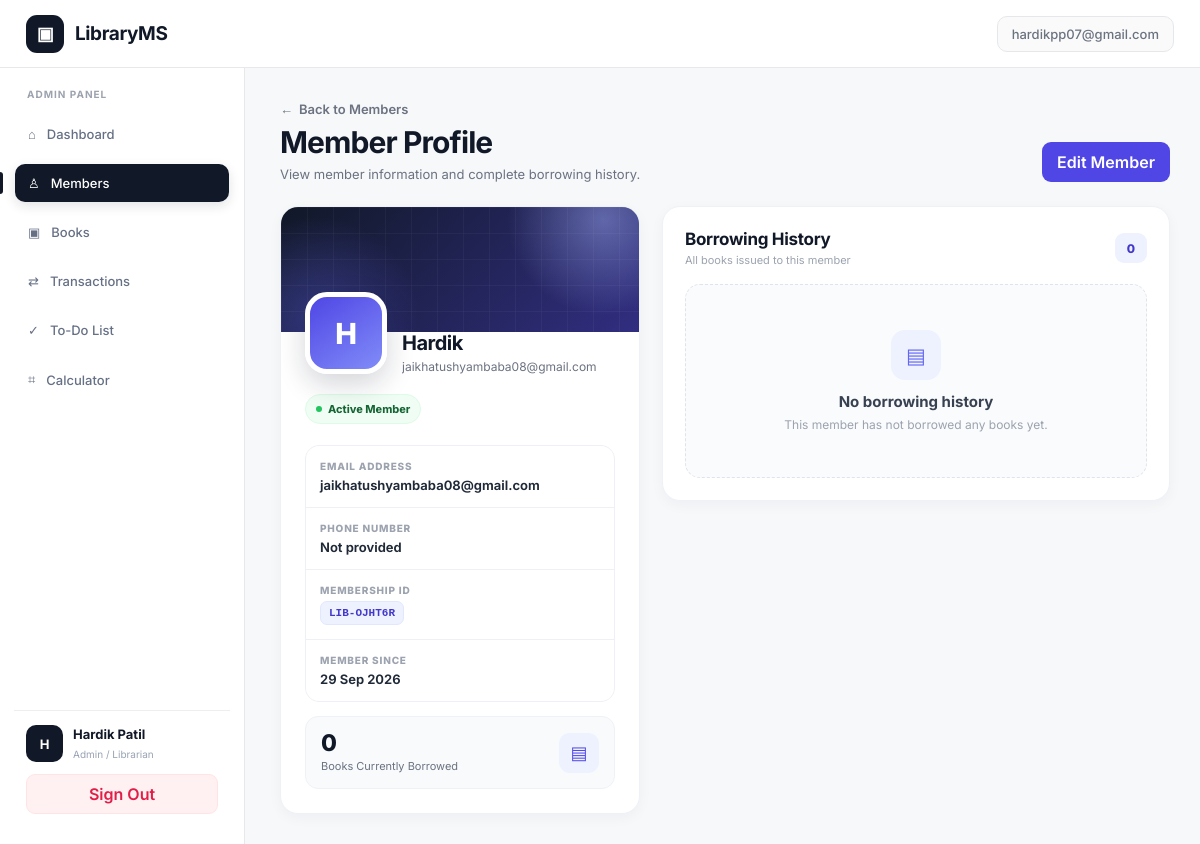
The app's page /members/1 (signed in) with its own data.
### tables this page shows
CREATE TABLE users (
        id INTEGER PRIMARY KEY AUTOINCREMENT,
        email TEXT NOT NULL UNIQUE COLLATE NOCASE,
        password_hash TEXT NOT NULL,
        name TEXT NOT NULL,
        role TEXT NOT NULL DEFAULT 'member',
        created_at TEXT NOT NULL
    );

CREATE TABLE members (
        id INTEGER PRIMARY KEY AUTOINCREMENT,
        name TEXT NOT NULL,
        email TEXT NOT NULL,
        phone TEXT DEFAULT '',
        membership_id TEXT NOT NULL UNIQUE,
        borrowed_books INTEGER NOT NULL DEFAULT 0,
        created_at TEXT NOT NULL,
        updated_at TEXT NOT NULL
    );

### app.py (the view)
@app.route('/members/<int:member_id>')
@admin_required
def member_profile(member_id):
    db=get_db(); member=db.execute('SELECT * FROM members WHERE id=?',(member_id,)).fetchone()
    if not member: abort(404)
    txs=[enrich_tx(r) for r in db.execute('SELECT * FROM transactions WHERE member_id=? ORDER BY issued_at DESC',(member_id,)).fetchall()]
    return render_template('member_profile.html', member=member, transactions=txs)

### templates/member_profile.html (shortened to what this page needs)
{% extends 'base.html' %}
{% block content %}
<div class="profile-page">
    <div class="profile-top">
        <div>
            <a class="profile-breadcrumb"
               href="{{ url_for('members') }}">
                <span>←</span>
                <span>Back to Members</span>
            </a>
            <h1 class="profile-title">
                Member Profile
            </h1>
            <p class="profile-subtitle">
                View member information and complete borrowing history.
            </p>
        </div>
        <button
            class="btn btn-primary"
            type="button"
            onclick="openModal('editMember')">
            Edit Member
        </button>
    </div>
    <div class="profile-layout">
        <section class="card profile-card">
            <div class="member-cover">
                <div class="member-cover-pattern"></div>
            </div>
            <div class="member-main">
                <div class="member-identity">
                    <div class="profile-avatar-large">
                        {{ member.name[0]|upper }}
                    </div>
                    <div>
                        <h2 class="member-name">
                            {{ member.name }}
                        </h2>
                        <div class="member-email">
                            {{ member.email }}
                        </div>
                    </div>
                </div>
                <div class="member-status">
                    <span class="status-dot"></span>
                    Active Member
                </div>
                <div class="member-details">
                    <div class="member-detail">
                        <span class="detail-label">
                            Email Address
                        </span>
                        <div class="detail-value">
                            {{ member.email }}
                        </div>
                    </div>
                    <div class="member-detail">
                        <span class="detail-label">
                            Phone Number
                        </span>
                        <div class="detail-value">
                            {{ member.phone or 'Not provided' }}
                        </div>
                    </div>
                    <div class="member-detail">
                        <span class="detail-label">
                            Membership ID
                        </span>
                        <div class="detail-value">
                            <code class="membership-code">
                                {{ member.membership_id }}
                            </code>
                        </div>
                    </div>
                    <div class="member-detail">
                        <span class="detail-label">
                            Member Since
                        </span>
                        <div class="detail-value">
                            {{ fmt_date(member.created_at) }}
                        </div>
                    </div>
                </div>
                <div class="borrowed-box">
                    <div>
                        <div class="borrowed-number">
                            {{ member.borrowed_books }}
                        </div>
                        <div class="borrowed-label">
                            Books Currently Borrowed
                        </div>
                    </div>
                    <div class="borrowed-icon">
                        ▤
                    </div>
                </div>
            </div>
        </section>
        <section class="card history-card">
            <div class="history-head">
                <div>
                    <h2 class="history-title">
                        Borrowing History
                    </h2>
                    <div class="history-caption">
                        All books issued to this member
                    </div>
                </div>
                <div class="history-count">
                    {{ transactions|length }}
                </div>
            </div>
            {% if transactions %}
            <div class="transaction-list">
                {% for tx in transactions %}
                <div class="transaction-item">
                    <div class="transaction-top">
                        <div class="book-info">
                            <h3 class="book-title">
                                {{ tx.book_title }}
                            </h3>
                            <div class="transaction-meta">
                                Issued:
                                <strong>
                                    {{ fmt_date(tx.issued_at) }}
                                </strong>
                                <span> · </span>
                                Due:
                                <span class="{{ 'due-overdue' if tx.status == 'overdue' else '' }}">
                                    {{ fmt_date(tx.due_date) }}
                                </span>
                            </div>
                        </div>
                        <span class="transaction-badge badge-{{ tx.status }}">
                            {{ tx.status|title }}
                        </span>
                    </div>
                    {% if tx.calculated_fine %}
                    <div class="fine-box">
                        <span class="fine-label">
                            Outstanding Fine
                        </span>
                        <span class="fine-amount">
                            ₹{{ tx.calculated_fine }}
                        </span>
                    </div>
                    {% endif %}
                </div>
                {% endfor %}
            </div>
            {% else %}
            <div class="profile-empty">
                <div class="empty-icon">
                    ▤
                </div>
                <h3>
                    No borrowing history
                </h3>
                <p>
                    This member has not borrowed any books yet.
                </p>
            </div>
            {% endif %}
        </section>
    </div>
</div>
{% endblock %}

### templates/base.html (shortened to what this page needs)
<!doctype html>
<html lang="en">
<head>
    <link rel="stylesheet"
          href="{{ url_for('static', filename='style.css') }}">
</head>
<body>
<div class="app">
    <header class="topbar">
        <a class="brand"
           href="{{ url_for('dashboard') }}">
            <span class="brand-icon">▣</span>
            <span>LibraryMS</span>
        </a>
        {% if user %}
            <span class="user-mini">
                {{ user['email'] }}
            </span>
        {% endif %}
    </header>
    <div class="layout">
        <aside class="sidebar">
            <div class="nav-title">
                {{ 'Admin Panel' if user and user['role']=='admin' else 'Library' }}
            </div>
            <nav class="nav">
                <a
                    class="{{ 'active' if request.endpoint=='dashboard' else '' }}"
                    href="{{ url_for('dashboard') }}"
                >
                    <span>⌂</span>
                    <span>Dashboard</span>
                </a>
                {% if user and user['role']=='admin' %}
                <a
                    class="{{ 'active' if request.endpoint in ['members','member_profile'] else '' }}"
                    href="{{ url_for('members') }}"
                >
                    <span>♙</span>
                    <span>Members</span>
                </a>
                {% endif %}
                <a
                    class="{{ 'active' if request.endpoint=='books' else '' }}"
                    href="{{ url_for('books') }}"
                >
                    <span>▣</span>
                    <span>
                        {{ 'Books' if user and user['role']=='admin'
                           else 'Browse Books' }}
                    </span>
                </a>
                {% if user and user['role']=='admin' %}
                <a
                    class="{{ 'active' if request.endpoint=='transactions' else '' }}"
                    href="{{ url_for('transactions') }}"
                >
                    <span>⇄</span>
                    <span>Transactions</span>
                </a>
                {% endif %}
                <a
                    class="{{ 'active' if request.endpoint in ['todo','add_todo','toggle_todo','delete_todo','clear_completed_todos'] else '' }}"
                    href="{{ url_for('todo') }}"
                >
                    <span>✓</span>
                    <span>To-Do List</span>
                </a>
                <a
                    class="{{ 'active' if request.endpoint=='calculator' else '' }}"
                    href="{{ url_for('calculator') }}"
                >
                    <span>⌗</span>
                    <span>Calculator</span>
                </a>
            </nav>
            <div class="sidebar-user">
                <div class="row">
                    <div class="avatar">
                        {{ (user['name'] or user['email'])[0]|upper }}
                    </div>
                    <div style="min-width:0">
                        <strong
                            style="
                                font-size:13px;
                                display:block;
                                white-space:nowrap;
                                overflow:hidden;
                                text-overflow:ellipsis;
                            "
                        >
                            {{ user['name'] }}
                        </strong>
                        <span class="muted">
                            {% if user['role']=='admin' %}
                                Admin / Librarian
                            {% else %}
                                Member
                            {% endif %}
                        </span>
                    </div>
                </div>
                <a
                    class="btn btn-danger"
                    style="
                        display:block;
                        text-align:center;
                        margin-top:12px;
                        padding:9px;
                        text-decoration:none;
                    "
                    href="{{ url_for('logout') }}"
                >
                    Sign Out
                </a>
            </div>
        </aside>
        <main class="main">
            {% block content %}
            {% endblock %}
        </main>
    </div>
</div>
</body>
</html>

### records on screen
users: email "hardikpp07@gmail.com", role "ADMIN PANEL", role "Books", name "H", name "Hardik Patil"
members: name "H", name "Hardik", email "jaikhatushyambaba08@gmail.com", phone "Not provided", membership_id "LIB-OJHT6R", created_at "29 Sep 2026", borrowed_books "0"

### other values on screen
{{ transactions|length }} "0"
